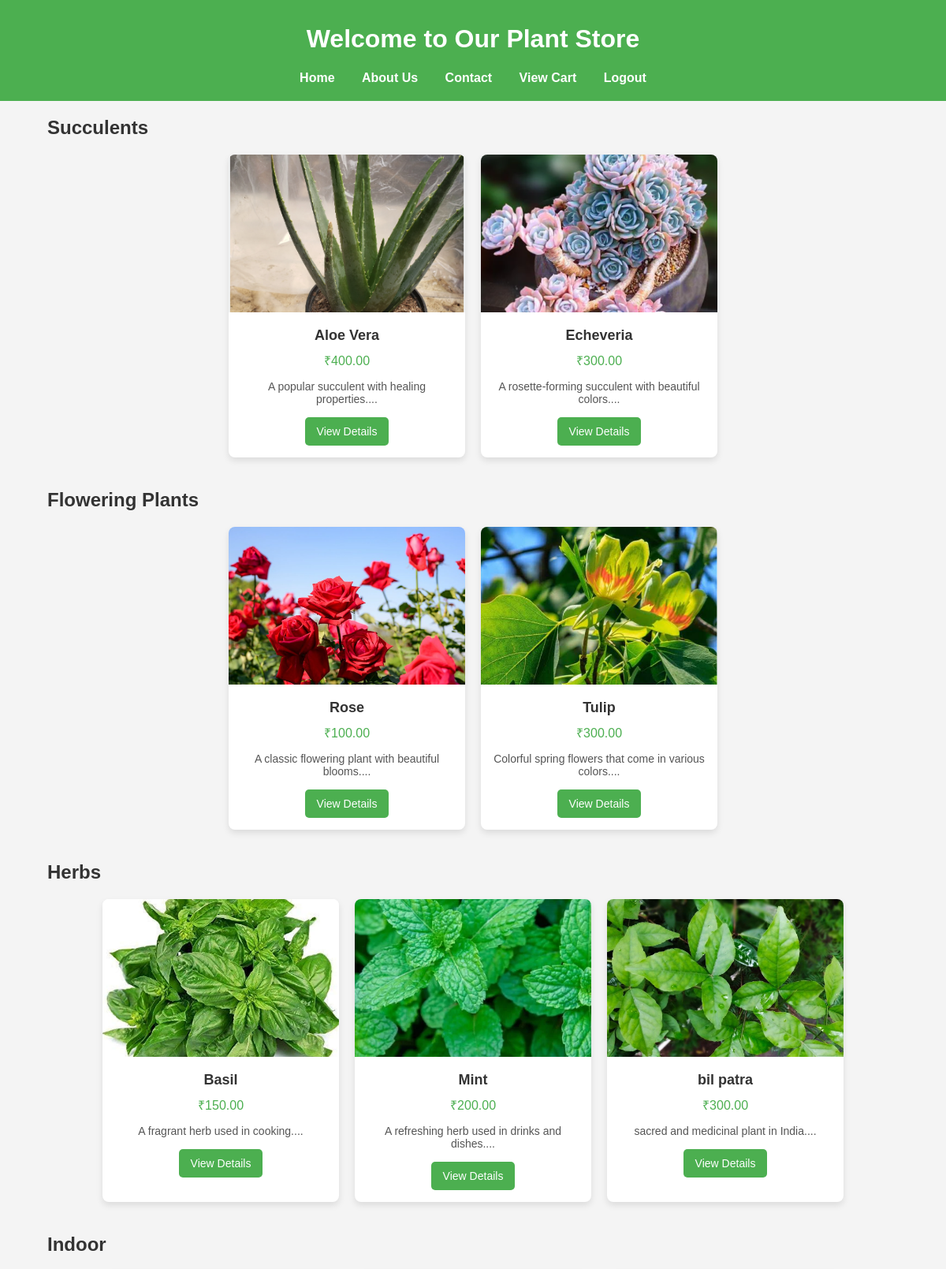
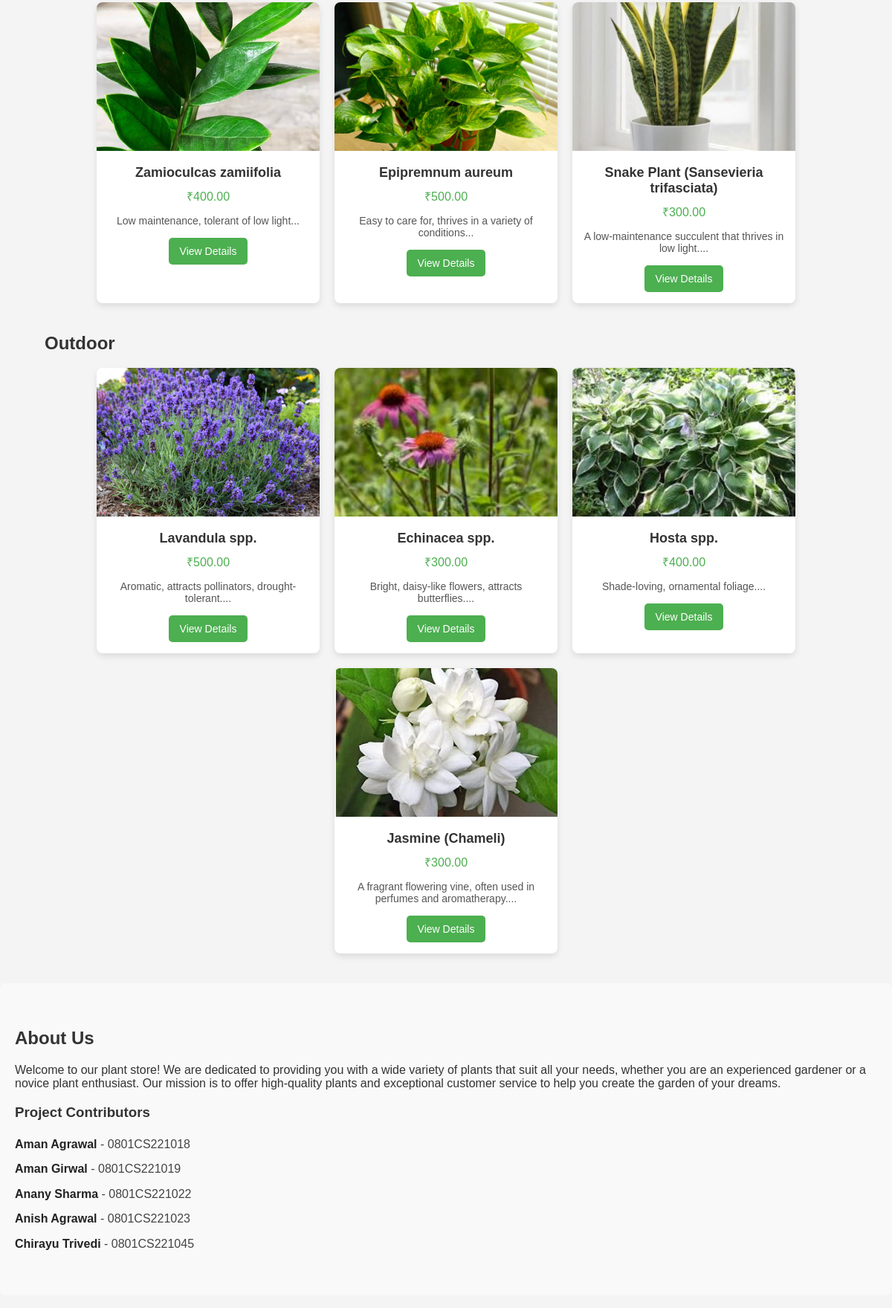
Page /plant_list/ (upper part) on the committed database (2 pictures, top to bottom).
### store/models.py (models this page shows, shortened)
class Category(models.Model):
    name = models.CharField(max_length=100)
    description = models.TextField()

class Plant(models.Model):
    supplier = models.ForeignKey(Supplier, on_delete=models.CASCADE, related_name='plants')
    name = models.CharField(max_length=255)
    description = models.TextField()
    price = models.DecimalField(max_digits=10, decimal_places=2)
    image = models.ImageField(upload_to='plants/', blank=True, null=True)
    stock = models.PositiveIntegerField(default=0)
    category = models.ForeignKey(Category, on_delete=models.SET_NULL, null=True, blank=True)

### store/views.py (the view)
# urls.py: path('plant_list/', views.plant_list, name='plant_list'),
def plant_list(request):
    categories = Category.objects.all()
    plants = Plant.objects.all()
    return render(request, 'store/plant_list.html', {'categories': categories, 'plants': plants})

### store/templates/store/plant_list.html (shortened to what this page needs)
{% load static %}
<!DOCTYPE html>
<html lang="en">
<head>
    <link rel="stylesheet" href="{% static 'store/css/styles.css' %}">
</head>
<body>
    <header>
        <h1>Welcome to Our Plant Store</h1>
        <nav>
            <a href="{% url 'plant_list' %}">Home</a>
            <a href="#about">About Us</a>
            <a href="#contact">Contact</a>
            <a href="{% url 'cart' %}">View Cart</a>
            <a href="{% url 'index' %}">Logout</a>
        </nav>
    </header>
    <div class="container">
        {% for category in categories %}
            <section class="category-section">
                <h2>{{ category.name }}</h2>
                <div class="plant-grid">
                    {% for plant in category.plant_set.all %}
                        <div class="plant-card">
                            {% if plant.image %}
                                <img src="{{ plant.image.url }}" alt="{{ plant.name }}" class="plant-image">
                            {% else %}
                                <img src="{% static 'store/images/default.png' %}" alt="Default image" class="plant-image">
                            {% endif %}
                            <div class="plant-info">
                                <h3 class="plant-name">{{ plant.name }}</h3>
                                <p class="price">₹{{ plant.price }}</p>
                                <p class="description">{{ plant.description|slice:":100" }}...</p>
                                <a href="{% url 'plant_detail' plant.id %}" class="view-details">View Details</a>
                            </div>
                        </div>
                    {% empty %}
                        <p>No plants available in this category.</p>
                    {% endfor %}
                </div>
            </section>
        {% endfor %}
    </div>
    <section id="about" class="section">
        <h2>About Us</h2>
        <p>Welcome to our plant store! We are dedicated to providing you with a wide variety of plants that suit all your needs, whether you are an experienced gardener or a novice plant enthusiast. Our mission is to offer high-quality plants and exceptional customer service to help you create the garden of your dreams.</p>
        <h3>Project Contributors</h3>
        <ul>
            <li><strong>Aman Agrawal</strong> - 0801CS221018</li>
            <li><strong>Aman Girwal</strong> - 0801CS221019</li>
            <li><strong>Anany Sharma</strong> - 0801CS221022</li>
            <li><strong>Anish Agrawal</strong> - 0801CS221023</li>
            <li><strong>Chirayu Trivedi</strong> - 0801CS221045</li>
        </ul>
    </section>
</body>
</html>

### store/static/store/css/styles.css (style rules this page uses)
body { font-family: Arial, sans-serif; margin: 0; padding: 0; color: #333; background-color: #f4f4f4; }
header { background-color: #4CAF50; color: white; padding: 10px 0; text-align: center; }
nav { margin: 10px 0; }
nav a { color: white; text-decoration: none; margin: 0 15px; font-weight: bold; }
.container { width: 90%; max-width: 1200px; margin: 20px auto; }
.category-section { margin-bottom: 40px; }
.plant-grid { display: flex; flex-wrap: wrap; gap: 20px; justify-content: center; }
.plant-card { background-color: #fff; border-radius: 8px; box-shadow: 0 4px 8px rgba(0,0,0,0.1); overflow: hidden; width: 300px; text-align: center; transition: transform 0.2s; }
.plant-image { width: 100%; height: 200px; object-fit: cover; }
.plant-info { padding: 15px; }
.plant-name { font-size: 18px; font-weight: bold; margin: 0; }
.price { color: #4CAF50; font-size: 16px; margin: 10px 0; }
.description { font-size: 14px; color: #555; margin-bottom: 15px; }
.view-details { display: inline-block; padding: 10px 15px; background-color: #4CAF50; color: white; text-decoration: none; border-radius: 5px; font-size: 14px; }

### store/templates/store/plant_list.html (style rules this page uses)
html { scroll-behavior: smooth; }
.section { padding: 40px 20px; background-color: #f9f9f9; border-radius: 8px; margin: 20px 0; }
ul { list-style-type: none; padding: 0; }
ul li { font-size: 1rem; line-height: 1.6; color: #444; margin-bottom: 8px; }
ul li strong { color: #222; }

### rows in the picture
Category: name "Succulents"
Plant: image (picture), name "Aloe Vera", price "400.00", description "A popular succulent with healing properties."
Plant: image (picture), name "Echeveria", price "300.00", description "A rosette-forming succulent with beautiful colors."
Category: name "Flowering Plants"
Plant: image (picture), name "Rose", price "100.00", description "A classic flowering plant with beautiful blooms."
Plant: image (picture), name "Tulip", price "300.00", description "Colorful spring flowers that come in various colors."
Category: name "Herbs"
Plant: image (picture), name "Basil", price "150.00", description "A fragrant herb used in cooking."
Plant: image (picture), name "Mint", price "200.00", description "A refreshing herb used in drinks and dishes."
Plant: image (picture), name "bil patra", price "300.00", description "sacred and medicinal plant in India."
Category: name "Indoor"
Plant: image (picture), name "Zamioculcas zamiifolia", price "400.00", description "Low maintenance, tolerant of low light"
Plant: image (picture), name "Epipremnum aureum", price "500.00", description "Easy to care for, thrives in a variety of conditions"
Plant: image (picture), name "Snake Plant (Sansevieria trifasciata)", price "300.00", description "A low-maintenance succulent that thrives in low light."
Category: name "Outdoor"
Plant: image (picture), name "Lavandula spp.", price "500.00", description "Aromatic, attracts pollinators, drought-tolerant."
Plant: image (picture), name "Echinacea spp.", price "300.00", description "Bright, daisy-like flowers, attracts butterflies."
Plant: image (picture), name "Hosta spp.", price "400.00", description "Shade-loving, ornamental foliage."
Plant: image (picture), name "Jasmine (Chameli)", price "300.00", description "A fragrant flowering vine, often used in perfumes and aromatherapy."
